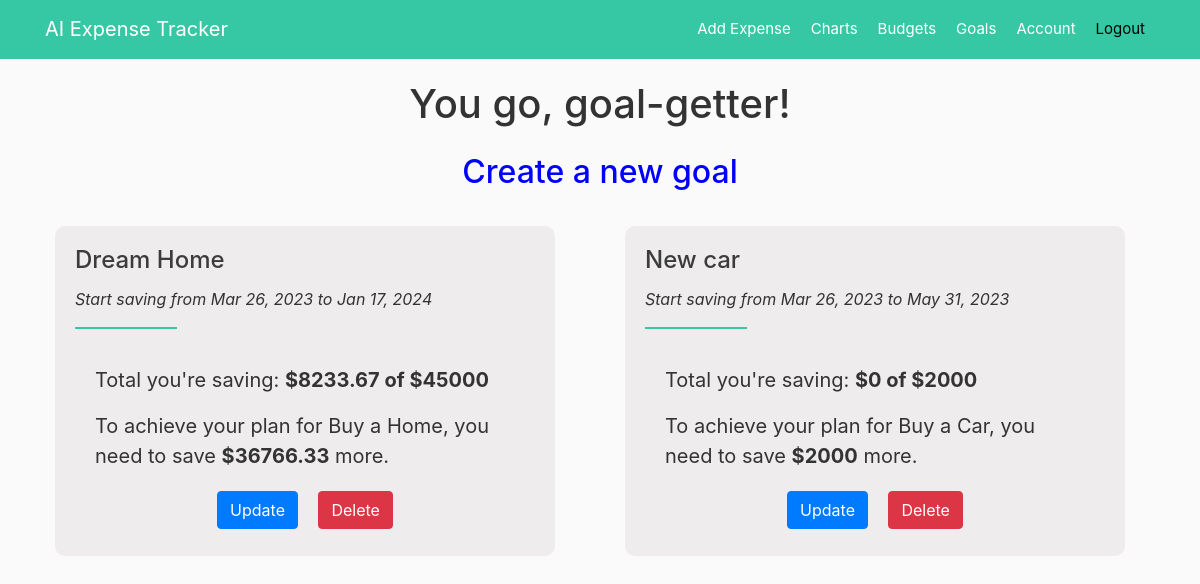
The page /goals (signed in) on the database as committed earlier.
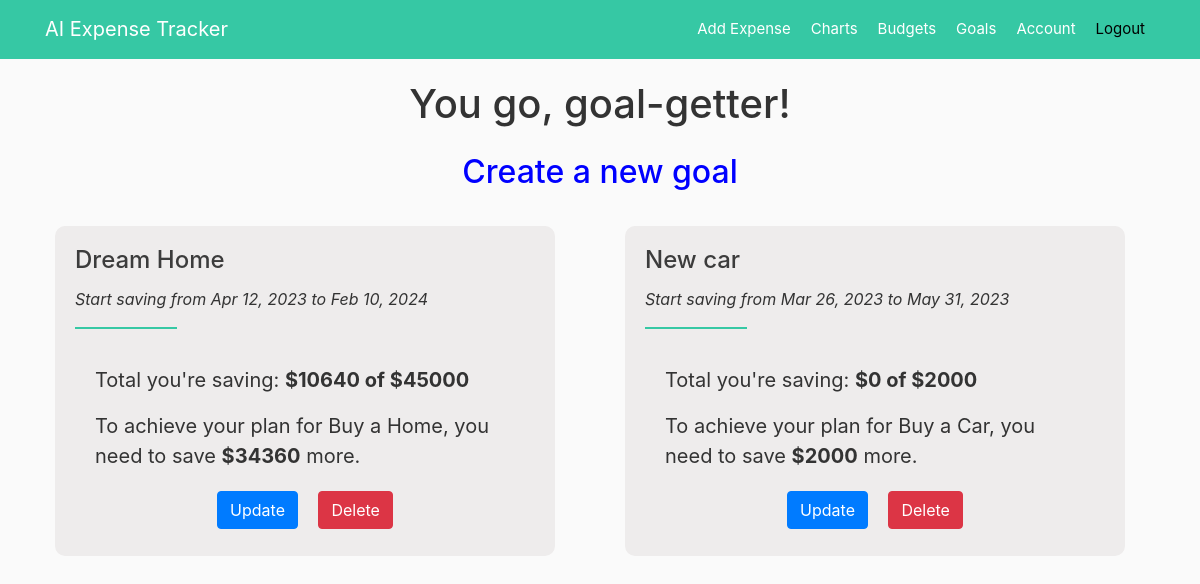
The same page on the database as committed later.
### app/models.py (models this page shows, shortened)
class Goal(db.Model):
    id = db.Column(db.Integer, primary_key=True)
    title = db.Column(db.String(100), nullable=False)
    purpose = db.Column(db.String(100), nullable=False)
    amount = db.Column(db.Numeric(precision=8, asdecimal=False,
                                  scale=2), nullable=False)
    date_start = db.Column(db.DateTime, nullable=False,
                           default=datetime.utcnow)
    date_end = db.Column(db.DateTime, nullable=False)
    period = db.Column(db.String(20), nullable=False)
    amount_saving = db.Column(db.Numeric(precision=8, asdecimal=False,
                                         scale=2), nullable=False, default=0.0)
    user_id = db.Column(db.Integer, db.ForeignKey('user.id'), nullable=False)
    date_posted = db.Column(db.DateTime, nullable=False)

### app/goals/routes.py (the view)
@goals.route("/goals")
@login_required
def list_goal():
    all_goals = Goal.query.all()
    return render_template('goals.html', title="Budgets", goals=all_goals, calSavingPeriod=calSavingPeriod)

### app/models.py (called while the page is built)
@login_manager.user_loader
def load_user(user_id):
    return User.query.get(int(user_id))

### app/templates/goals.html (shortened to what this page needs)
{% extends "layout.html" %}
{% block content %}
<h1 style="text-align: center;">You go, goal-getter!</h1>
<b><a style="text-align: center;" href="{{ url_for('goals.new_goal') }}"><h2 class="create">Create a new goal</h2></a></b>
<div class="row row-cols-1 row-cols-md-2 row-cols-lg-3 g-3">
    {% for goal in goals %}
        <div class="col">
            <div class="goal">
                <h4 class="card-title">{{ goal.title }}</h4>
                <i><p>Start saving from {{ goal.date_start.strftime('%b %d, %Y') }}  to {{ goal.date_end.strftime('%b %d, %Y') }}</p></i>
                <hr>
                <div class="card-body">
                    <p class="card-text">Total you're saving: <b>${{ goal.amount_saving }} of ${{ goal.amount }}</b></p>
                    <p class="card-text">To achieve your plan for {{ goal.purpose }}, you need to save <b>${{ goal.amount - goal.amount_saving}}</b> more.</p>
                </div>
                <div class="text-center">
                    <a class="btn btn-primary mr-3" href="{{ url_for('goals.goal_update', goal_id=goal.id) }}" class="button">Update</a>
                    <button type="button" class="btn btn-danger btn-medium" data-toggle="modal" data-target="#deleteModal">Delete</button>
                </div>
            </div>
        </div>
    {% endfor %}
</div>
{% endblock content %}

Rows that differ between the two databases and show on the page:
changed Goal "Dream Home": date_start "Mar 26, 2023" → "Apr 12, 2023"; date_end "Jan 17, 2024" → "Feb 10, 2024"; amount_saving "8233.67" → "10640"; goal.amount-goal.amount_saving "36766.33" → "34360"
